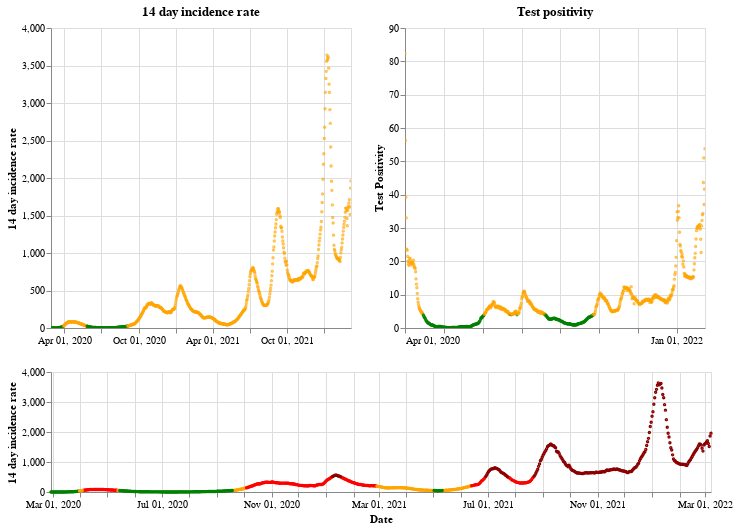

Notebook code for this chart:
### Markdown cell above
## Scotland

### Code cell
plot_traffic_light('Scotland')

### Figure 1 — Vega-Lite specification as saved in the notebook (floating-point values rounded to 4 significant figures; data arrays with more than 128 entries replaced by an {"elided": "..."} marker saying what was removed)
{"config": {"view": {"continuousWidth": 400, "continuousHeight": 300}}, "vconcat": [{"hconcat": [{"mark": {"type": "point", "size": 2}, "encoding": {"color": {"condition": {"value": "green", "test": "(datum.twoWeeklyCasesRate <= 25)"}, "value": "orange"}, "tooltip": [{"type": "nominal", "field": "areaName"}, {"type": "temporal", "field": "date"}, {"type": "quantitative", "field": "twoWeeklyCasesRate"}, {"type": "quantitative", "field": "testPositivity"}], "x": {"type": "temporal", "axis": {"title": ""}, "field": "date", "scale": {"domain": {"selection": "DateBrush"}}, "timeUnit": "yearmonthdate"}, "y": {"type": "quantitative", "axis": {"title": "14 day incidence rate"}, "field": "twoWeeklyCasesRate"}}, "title": "14 day incidence rate", "width": 300}, {"mark": {"type": "point", "size": 2}, "encoding": {"color": {"condition": {"value": "green", "test": "(datum.testPositivity <= 4)"}, "value": "orange"}, "tooltip": [{"type": "nominal", "field": "areaName"}, {"type": "temporal", "field": "date"}, {"type": "quantitative", "field": "twoWeeklyCasesRate"}, {"type": "quantitative", "field": "testPositivity"}], "x": {"type": "temporal", "axis": {"title": ""}, "field": "date", "scale": {"domain": {"selection": "DateBrush"}}, "timeUnit": "yearmonthdate"}, "y": {"type": "quantitative", "axis": {"title": "Test Positivity"}, "field": "testPositivity"}}, "title": "Test positivity", "width": 300}]}, {"layer": [{"mark": {"type": "point", "size": 2}, "encoding": {"color": {"condition": {"value": "orange", "test": "(((datum.testPositivity < 4) && (datum.twoWeeklyCasesRate >= 50)) && (datum.twoWeeklyCasesRate < 200))"}, "value": "red"}, "opacity": {"condition": {"value": 1, "test": "((datum.twoWeeklyCasesRate >= 50) && (datum.twoWeeklyCasesRate < 500))"}, "value": 0}, "tooltip": [{"type": "nominal", "field": "areaName"}, {"type": "temporal", "field": "date"}, {"type": "quantitative", "field": "twoWeeklyCasesRate"}, {"type": "quantitative", "field": "testPositivity"}], "x": {"type": "temporal", "axis": {"title": "Date"}, "field": "date", "timeUnit": "yearmonthdate"}, "y": {"type": "quantitative", "axis": {"title": "14 day incidence rate"}, "field": "twoWeeklyCasesRate"}}, "selection": {"DateBrush": {"type": "interval", "encodings": ["x"], "fields": ["Time"]}}}, {"mark": {"type": "point", "size": 2}, "encoding": {"color": {"value": "darkred"}, "opacity": {"condition": {"value": 1, "test": "(datum.twoWeeklyCasesRate >= 500)"}, "value": 0}, "tooltip": [{"type": "nominal", "field": "areaName"}, {"type": "temporal", "field": "date"}, {"type": "quantitative", "field": "twoWeeklyCasesRate"}, {"type": "quantitative", "field": "testPositivity"}], "x": {"type": "temporal", "axis": {"title": "Date"}, "field": "date", "timeUnit": "yearmonthdate"}, "y": {"type": "quantitative", "axis": {"title": "14 day incidence rate"}, "field": "twoWeeklyCasesRate"}}}, {"mark": {"type": "point", "size": 2}, "encoding": {"color": {"condition": {"value": "green", "test": "((datum.testPositivity < 4) && (datum.twoWeeklyCasesRate < 50))"}, "value": "orange"}, "opacity": {"condition": {"value": 1, "test": "(datum.twoWeeklyCasesRate < 50)"}, "value": 0}, "tooltip": [{"type": "nominal", "field": "areaName"}, {"type": "temporal", "field": "date"}, {"type": "quantitative", "field": "twoWeeklyCasesRate"}, {"type": "quantitative", "field": "testPositivity"}], "x": {"type": "temporal", "axis": {"title": "Date"}, "field": "date", "timeUnit": "yearmonthdate"}, "y": {"type": "quantitative", "axis": {"title": "14 day incidence rate"}, "field": "twoWeeklyCasesRate"}}}], "height": 120, "width": 660}], "data": {"name": "data-12005c670a98cfce1f37562f7b4ae034"}, "$schema": "https://vega.github.io/schema/vega-lite/v4.8.1.json", "datasets": {"data-12005c670a98cfce1f37562f7b4ae034": {"elided": "740 records"}}}
